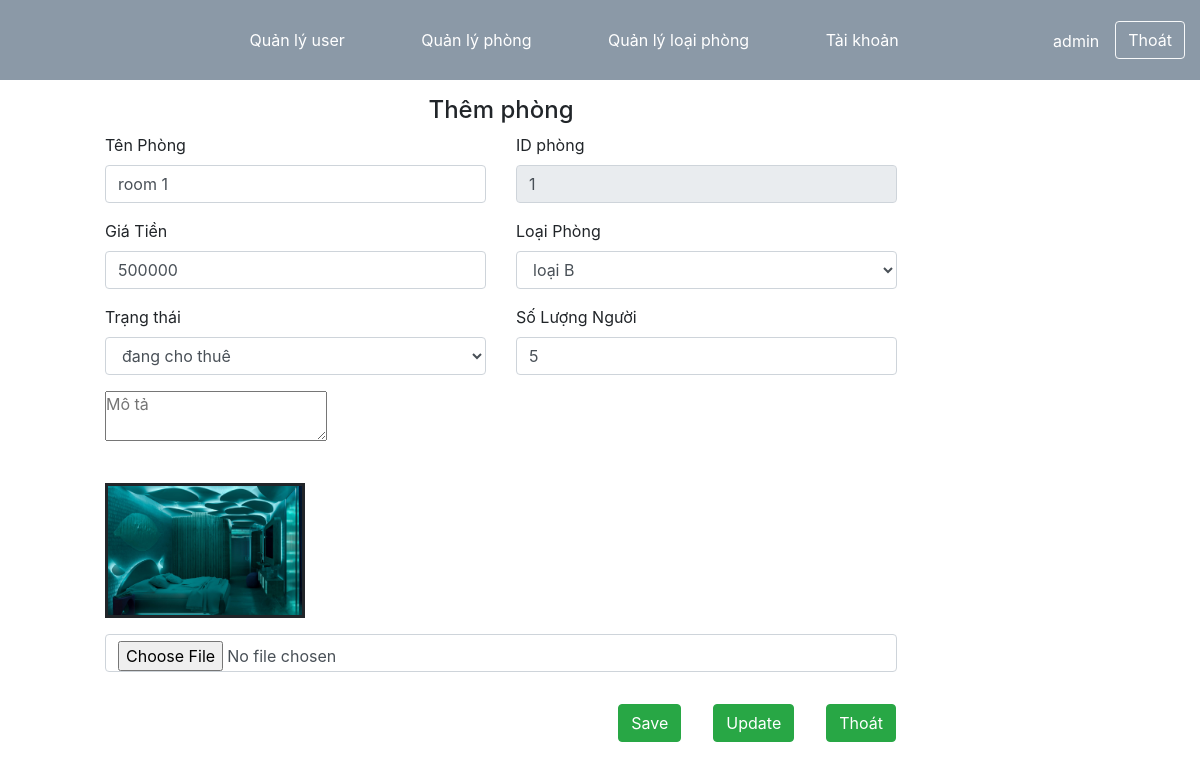
The app's page /admin/index.php?action=suaphong&id=1 (signed in), older data.
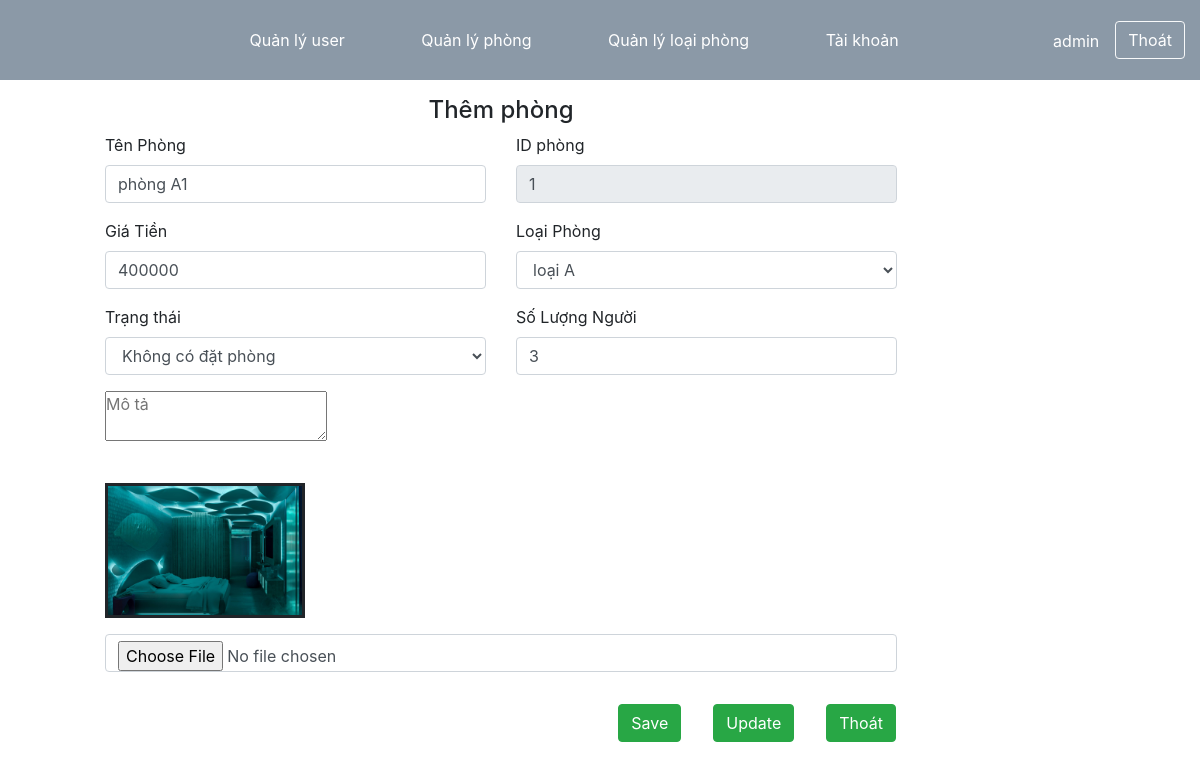
The same page, newer data.
### tables this page shows
CREATE TABLE IF NOT EXISTS `phong` (
  `phongID` int NOT NULL AUTO_INCREMENT,
  `tenphong` varchar(255) NOT NULL,
  `img` varchar(255) DEFAULT NULL,
  `giaphong` decimal(10,0) NOT NULL,
  `trangthaiID` int NOT NULL,
  `loaiphongID` int NOT NULL,
  `soluongtoida` int NOT NULL,
  `mota` varchar(550) DEFAULT NULL,
  PRIMARY KEY (`phongID`)
);

CREATE TABLE IF NOT EXISTS `loaiphong` (
  `ID` int NOT NULL AUTO_INCREMENT,
  `loaiphong` varchar(50) NOT NULL,
  PRIMARY KEY (`ID`)
);

CREATE TABLE IF NOT EXISTS `trangthai` (
  `ID` int NOT NULL AUTO_INCREMENT,
  `trangthai` varchar(255) NOT NULL,
  PRIMARY KEY (`ID`)
);

### models/phongModel.php (called while the page is built, shortened)
<?php
	class phongModel extends connect
	{
		public function timkiemtheoID($id)
		{
			$sql = "select * from phong where phongID = $id;";
			$ds = $this->get_data($sql);
			foreach ($ds as $key => $value) {
				$this->id = $value["phongID"];
				$this->tenphong = $value["tenphong"];
				$this->giaphong = $value["giaphong"];
				$this->trangthaiID = $value["trangthaiID"];
				$this->loaiphongID = $value["loaiphongID"];
				$this->soluongtoida = $value["soluongtoida"];
				$this->img = $value["img"];
			}
		}
	}
 ?>

### models/database.php (called while the page is built, shortened)
<?php
	class connect{
		public function get_data($sql)
		{
			$conn = mysqli_connect("localhost","root","","quanlykhachsan");
			$result = mysqli_query($conn,$sql);
			$arr = mysqli_fetch_all($result,MYSQLI_ASSOC);
			return $arr;
		}
	}
 ?>

### models/loaiphongModel.php (called while the page is built, shortened)
<?php
	class loaiphongModel extends connect
	{
		public function docdanhsachloaiphong()
		{
			$sql = "select * from loaiphong";
			$dsloaiphong = $this->get_data($sql);
			return $dsloaiphong;
		}
	}
 ?>

### models/trangthaiModel.php (called while the page is built, shortened)
<?php
	class trangthaiModel extends connect
	{
		public function docdanhsachtrangthai()
		{
			$sql = "select * from trangthai";
			$dstrangthai = $this->get_data($sql);
			return $dstrangthai;
		}
	}
?>

### admin/danhmucphong/load_thongtinphong.php (the view, shortened to what this page needs)
<div class="row">
		<form method="post" action="index.php?action=thongtinphong" enctype="multipart/form-data" style="width:80%">
			<div class="text-center">
				<h4>Thêm phòng</h4>
			</div>
			<div class="row">
				<div class="form-group col col-md-6">
                    <label class="form-label">Tên Phòng</label>
                    <input type="text" id="txt_tenphong" required name="tenphong" class="form-control" value="<?php echo $p->tenphong ?>" />
                </div>
                <div class="form-group col col-md-6">
                    <label class="form-label">ID phòng</label>
                    <input type="text" id="txt_phongID" readonly name="phongID" class="form-control" value="<?php echo $p->id ?>" />
                </div>
			</div>
            <div class="row">
                 <div class="form-group col col-md-6">
                            <label class="form-label">Giá Tiền</label>
                            <input type="number" id="txt_giatien" name="giatien" class="form-control" value="<?php echo $p->giaphong ?>" />
                </div>
                <div class="form-group col col-md-6">
                    <label class="form-label">Loại Phòng</label>
                    <select name="loaiphongID" class="form-control">
                        <?php foreach ($dsloaiphong as $key => $value): ?>
                            <option class="form-control" <?php if($value['ID']==$p->loaiphongID) echo "selected" ?> value="<?php echo $value["ID"] ?>"><?php echo $value["loaiphong"]; ?></option>
                        <?php endforeach ?>
                    </select>
                </div>
            </div>
            <div class="row">
                <div class="form-group col col-md-6">
                    <label class="form-label">Trạng thái</label>
                    <select name="trangthaiID" class="form-control">
                        <?php foreach ($dstrangthai as $key => $value): ?>
                            <option readonly class="form-control" <?php if($value['ID']==$p->trangthaiID){echo "selected";} ?> value="<?php echo $value["ID"] ?>"><?php echo $value["trangthai"] ?></option>
                        <?php endforeach ?>
                    </select>
                </div>
                <div class="form-group col col-md-6">
                    <label class="form-label">Số Lượng Người</label>
                    <input type="number" name="soluongnguoi" id="txt_soluongnguoi" class="form-control" value="<?php if(isset($p)) echo $p->soluongtoida ?>" />
               </div>
            </div>
                        <div class="form-group">
                            <textarea name="mota" placeholder="Mô tả" id="txtarea_mota"><?php echo $p->mota ?></textarea>
                        </div>
                        <?php
                            if(isset($p))
                            {
                                if($p->img==""||$p->img==null)
                                {
                                    echo "không có hình";
                                }
                                else{
                                    echo '<img id="phongimg" style="width:200px;border:solid; margin-top:20px" src="'.'../'.$p->img.'" />';
                                }
                            }
                         ?>
                        <div class="form-group mt-3">
                            <input type="file" id="upload_img" class="form-control" name="phong_img" value="" title="Tải ảnh"/>
                        </div>
            <div class="row">
                <div class="col">
                    <div class="row" style="float: right;">
                        <input name="btn_luuphong" type="submit" value="Save" class="btn btn-success m-3">
                        <input name="btn_suaphong" type="submit" value="Update" class="btn btn-success m-3">
                        <button class="btn btn-success m-3" formaction="index.php?action=danhmucphong">Thoát</button>
                    </div>
                </div>
            </div>
        </form>
	</div>

### admin/index.php (shortened to what this page needs)
<?php
if(isset($_SESSION['role'])&&$_SESSION['role']==1)
{
	include "../models/database.php";
	include "../models/phongModel.php";
	include "../models/loaiphongModel.php";
	include "../models/trangthaiModel.php";
	include("header.php");
	$action = "";
	if(isset($_GET['action']))
	{
		$action = $_GET['action'];
	}
	switch ($action) {
		case "suaphong":
			$tt = new trangthaiModel();
			$lp = new loaiphongModel();
			$dstrangthai = $tt->docdanhsachtrangthai();
			$dsloaiphong = $lp->docdanhsachloaiphong();
			if(isset($_GET["id"])&&$_GET["id"]>0)
			{
				$p = new phongModel();
				$p->timkiemtheoid($_GET["id"]);
				include "danhmucphong/load_thongtinphong.php";
			}
			break;
	}
	include("footer.php");
	}
	else{
		header('location: ../index.php');
	}
 ?>

### admin/header.php (shortened to what this page needs)
<!DOCTYPE html>
<html lang="en">
<head>
    <link rel="stylesheet" href="https://maxcdn.bootstrapcdn.com/bootstrap/4.1.0/css/bootstrap.min.css">
    <link rel="stylesheet" href="../css/style.css">
</head>
<body>
    <header>
        <div class="navbar mb-3 text-white">
            <div class="nav-menu">
            <li class="nav-item">
                            <a class="nav-link text-white" href="index.php?action=danhmucuser">Quản lý user</a>
                        </li>
                        <li class="nav-item">
                            <a class="nav-link text-white" href="index.php?action=danhmucphong">Quản lý phòng</a>
                        </li>
                        <li class="nav-item">
                            <a class="nav-link text-white" href="index.php?action=danhmucloaiphong">Quản lý loại phòng</a>
                        </li>
                        <li class="nav-item">
                            <a class="nav-link text-white" href="index.php?action=taikhoan">Tài khoản</a>
                        </li>
            </div>
            <div class="row">
                <span class="pt-2"><?php  echo $_SESSION['user'] ?></span><a class="ml-3" href="index.php?action=exitAdmin"><button class="btn btn-outline-light my-2 my-sm-0 text-white">
                    Thoát
                </button></a>
            </div>
        </div>
    </header>
    <div style="width:80%;margin:0 auto">

### admin/footer.php (shortened to what this page needs)
</div>
</body>
</html>

### css/style.css (style rules this page uses)
* { margin: 0; padding: 0; box-sizing: border-box; list-style: none; text-decoration: none; }
.navbar { display: flex; justify-content: space-between; padding: 10px 30px; background-color: #8b99a7; position: sticky; }
.nav-menu li { display: inline-block; padding: 10px 20px; }
.nav-menu li a { color: white; }

Row changes from the older to the newer data that the page shows:
changed phong id 1: tenphong "room 1" → "phòng A1"; giatien "500000" → "400000"; loaiphongID "loại B" → "loại A"; trangthaiID "đang cho thuê" → "Không có đặt phòng"; soluongnguoi "5" → "3"
